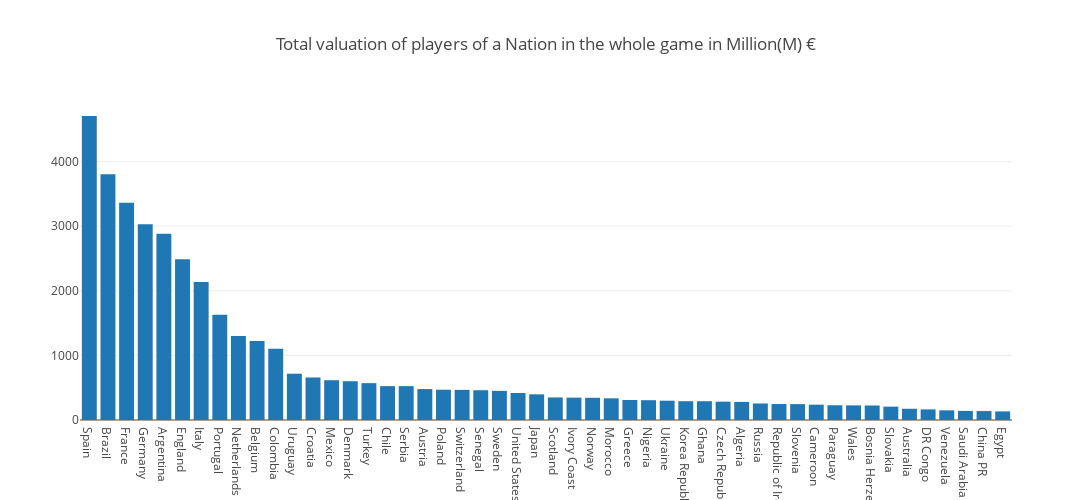

Here is the notebook cell this chart was saved with:
### Code cell
tm = national_team_data['Value']['sum'].sort_values(ascending = False).head(50)
plt_data = [go.Bar(
    x = tm.index,
    y = tm
    )]
layout = go.Layout(
    autosize=False,
    width=1500,
    height=500,
    title = "Total valuation of players of a Nation in the whole game in Million(M) €"
)
fig = go.Figure(data=plt_data, layout=layout)
iplot(fig)

### Figure 1 — Plotly figure (JSON) as saved in the notebook; plotly's stock layout.template omitted (floating-point values rounded to 4 significant figures)
{"data": [{"type": "bar", "uid": "091e272f-a603-453e-85e4-8b21acf9fcdd", "x": ["Spain", "Brazil", "France", "Germany", "Argentina", "England", "Italy", "Portugal", "Netherlands", "Belgium", "Colombia", "Uruguay", "Croatia", "Mexico", "Denmark", "Turkey", "Chile", "Serbia", "Austria", "Poland", "Switzerland", "Senegal", "Sweden", "United States", "Japan", "Scotland", "Ivory Coast", "Norway", "Morocco", "Greece", "Nigeria", "Ukraine", "Korea Republic", "Ghana", "Czech Republic", "Algeria", "Russia", "Republic of Ireland", "Slovenia", "Cameroon", "Paraguay", "Wales", "Bosnia Herzegovina", "Slovakia", "Australia", "DR Congo", "Venezuela", "Saudi Arabia", "China PR", "Egypt"], "y": [4706.0, 3805.0, 3362.0, 3029.0, 2883.0, 2489.0, 2138.0, 1631.0, 1300.0, 1222.0, 1103.0, 716.9, 658.2, 616.1, 600.3, 570.4, 524.3, 523.9, 478.8, 468.7, 466.3, 460.9, 451.1, 417.8, 397.4, 349.0, 346.0, 343.5, 335.6, 309.5, 306.7, 298.7, 291.1, 290.9, 283.7, 280.3, 255.8, 247.2, 245.8, 237.2, 228.2, 226.5, 224.6, 206.6, 173.9, 164.3, 149.5, 140.7, 138.8, 133.2]}], "layout": {"autosize": false, "height": 500, "title": {"text": "Total valuation of players of a Nation in the whole game in Million(M) €"}, "width": 1500, "xaxis": {"autorange": true, "range": [-0.5, 49.5], "type": "category"}, "yaxis": {"autorange": true, "range": [0, 4954.0], "type": "linear"}}}
